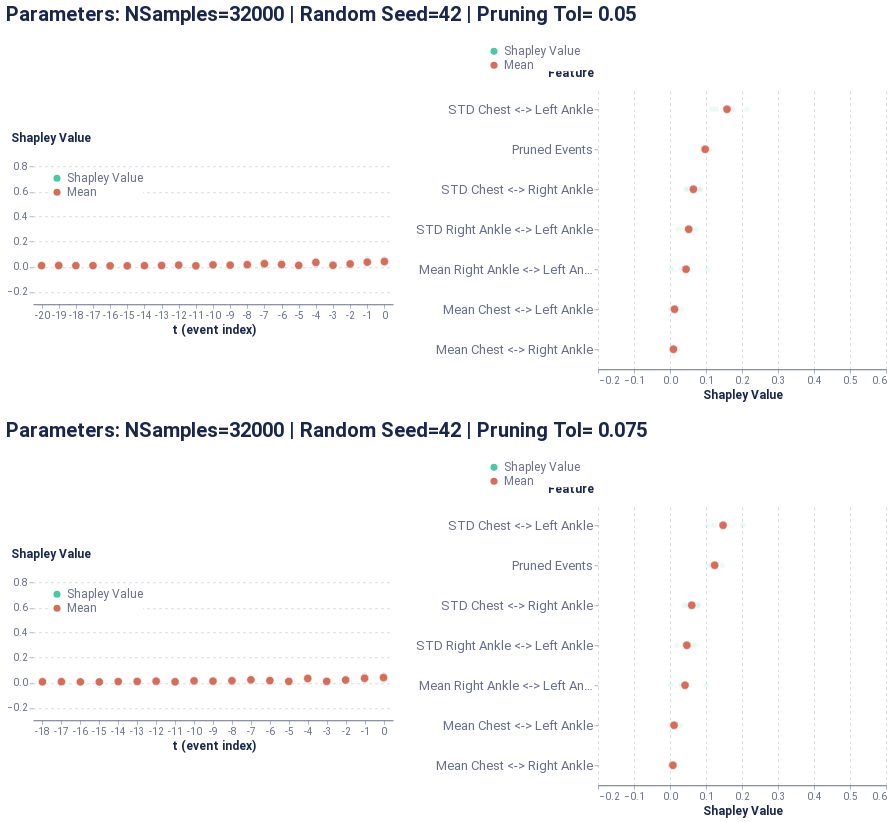

The cell this chart's notebook holds for it:
### Code cell
global_plot

### Figure 1 — Vega-Lite specification as saved in the notebook (floating-point values rounded to 4 significant figures)
{"config": {"axis": {"domain": true, "domainColor": "#666F89", "grid": false, "gridCap": "round", "gridColor": "#B3B7C4", "gridDash": [2, 4], "gridWidth": 0.5, "labelColor": "#666F89", "labelFont": "Roboto, Arial, sans-serif", "labelPadding": 2, "tickColor": "#666F89", "tickOpacity": 0.5, "tickSize": 4, "titleColor": "#19274E", "titleFont": "Roboto, Arial, sans-serif", "titleFontSize": 12}, "axisBand": {"domain": true, "labelPadding": 4, "ticks": false}, "axisY": {"domain": false, "titleAlign": "left", "titleAngle": 0, "titleX": -20, "titleY": -10}, "legend": {"labelColor": "#666F89", "labelFont": "Roboto, Arial, sans-serif", "labelFontSize": 12, "symbolSize": 40, "titleColor": "#19274E", "titleFont": "Roboto, Arial, sans-serif", "titleFontSize": 12, "titlePadding": 4}, "arc": {"stroke": "#FFFFFF", "strokeWidth": 1}, "bar": {"fill": "#2770EB", "stroke": null}, "line": {"stroke": "#2770EB", "strokeWidth": 2}, "path": {"stroke": "#2770EB", "strokeWidth": 0.5}, "point": {"fill": "#2770EB", "shape": "circle", "filled": true}, "rect": {"fill": "#2770EB"}, "rule": {"stroke": "#666F89"}, "shape": {"stroke": "#2770EB"}, "text": {"color": "#19274E", "font": "Roboto, Arial, sans-serif", "fontSize": 12}, "range": {"category": ["#2770EB", "#77B98A", "#DA5252", "#FFC400", "#A87AEA", "#00A39E", "#19274E"], "diverging": ["#006360", "#2BB3AE", "#96D9D7", "#FFFFFF", "#EDAAAA", "#DA5252", "#811D1D"], "heatmap": ["#18448F", "#1B4EA5", "#2770EB", "#4C88EE", "#82ACF3", "#A6C4F7", "#E9F1FD"], "ramp": ["#18448F", "#1B4EA5", "#2770EB", "#4C88EE", "#82ACF3", "#A6C4F7", "#E9F1FD"]}, "background": "#FFFFFF", "group": {"fill": "#FFFFFF"}, "header": {"labelColor": "#19274E", "labelFont": "Roboto, Arial, sans-serif", "labelFontSize": 12, "titleColor": "#19274E", "titleFont": "Roboto, Arial, sans-serif", "titleFontSize": 16}, "title": {"anchor": "start", "color": "#19274E", "font": "Roboto, Arial, sans-serif", "fontSize": 20, "fontWeight": "bold", "offset": 20, "subtitleColor": "#19274E", "subtitleFontSize": 16}, "view": {"continuousHeight": 300, "continuousWidth": 400, "stroke": "transparent"}}, "vconcat": [{"hconcat": [{"vconcat": [{"mark": {"type": "point", "stroke": "white", "strokeWidth": 0.6}, "encoding": {"color": {"field": "type", "legend": {"fillColor": "white", "orient": "top-left", "symbolSize": 50, "symbolStrokeWidth": 0, "title": null}, "scale": {"domain": ["Shapley Value", "Mean"], "range": ["#48caaa", "#d76d58"]}, "type": "nominal"}, "opacity": {"condition": {"value": 1.0, "test": "(datum.type === 'Mean')"}, "value": 0.2}, "size": {"condition": {"value": 70, "test": "(datum.type === 'Mean')"}, "value": 30}, "x": {"axis": {"labelAngle": 0}, "field": "t (event index)", "type": "ordinal"}, "y": {"axis": {"grid": true, "titleX": -23}, "field": "Shapley Value", "scale": {"domain": [-0.3, 0.9]}, "title": "Shapley Value", "type": "quantitative"}}, "height": 150, "width": 360}], "data": {"name": "data-093bed47974a533d7f01685921385c4c"}}, {"vconcat": [{"mark": {"type": "point", "stroke": "white", "strokeWidth": 0.6}, "encoding": {"color": {"field": "type", "legend": {"fillColor": "white", "orient": "bottom-right", "symbolSize": 50, "symbolStrokeWidth": 0, "title": null}, "scale": {"domain": ["Shapley Value", "Mean"], "range": ["#618FE0", "#d76d58"]}, "type": "nominal"}, "opacity": {"condition": {"value": 1.0, "test": "(datum.type === 'Mean')"}, "value": 0.1}, "size": {"condition": {"value": 70, "test": "(datum.type === 'Mean')"}, "value": 30}, "x": {"axis": {"grid": true, "title": "Shapley Value"}, "field": "Shapley Value", "scale": {"domain": [-0.2, 0.6]}, "type": "quantitative"}, "y": {"axis": {"labelFontSize": 13, "titleX": -51}, "field": "Feature", "sort": ["STD Chest <-> Left Ankle", "Pruned Events", "STD Chest <-> Right Ankle", "STD Right Ankle <-> Left Ankle", "Mean Right Ankle <-> Left Ankle", "Mean Chest <-> Left Ankle", "Mean Chest <-> Right Ankle"], "type": "ordinal"}}, "height": 280, "width": 288}], "data": {"name": "data-c85702b2d713e889207cea6ddbdcfa38"}}], "center": true, "title": "Parameters: NSamples=32000 | Random Seed=42 | Pruning Tol= 0.05"}, {"hconcat": [{"vconcat": [{"mark": {"type": "point", "stroke": "white", "strokeWidth": 0.6}, "encoding": {"color": {"field": "type", "legend": {"fillColor": "white", "orient": "top-left", "symbolSize": 50, "symbolStrokeWidth": 0, "title": null}, "scale": {"domain": ["Shapley Value", "Mean"], "range": ["#48caaa", "#d76d58"]}, "type": "nominal"}, "opacity": {"condition": {"value": 1.0, "test": "(datum.type === 'Mean')"}, "value": 0.2}, "size": {"condition": {"value": 70, "test": "(datum.type === 'Mean')"}, "value": 30}, "x": {"axis": {"labelAngle": 0}, "field": "t (event index)", "type": "ordinal"}, "y": {"axis": {"grid": true, "titleX": -23}, "field": "Shapley Value", "scale": {"domain": [-0.3, 0.9]}, "title": "Shapley Value", "type": "quantitative"}}, "height": 150, "width": 360}], "data": {"name": "data-318b54372fb1e42017773ac1d7e5e7cc"}}, {"vconcat": [{"mark": {"type": "point", "stroke": "white", "strokeWidth": 0.6}, "encoding": {"color": {"field": "type", "legend": {"fillColor": "white", "orient": "bottom-right", "symbolSize": 50, "symbolStrokeWidth": 0, "title": null}, "scale": {"domain": ["Shapley Value", "Mean"], "range": ["#618FE0", "#d76d58"]}, "type": "nominal"}, "opacity": {"condition": {"value": 1.0, "test": "(datum.type === 'Mean')"}, "value": 0.1}, "size": {"condition": {"value": 70, "test": "(datum.type === 'Mean')"}, "value": 30}, "x": {"axis": {"grid": true, "title": "Shapley Value"}, "field": "Shapley Value", "scale": {"domain": [-0.2, 0.6]}, "type": "quantitative"}, "y": {"axis": {"labelFontSize": 13, "titleX": -51}, "field": "Feature", "sort": ["STD Chest <-> Left Ankle", "Pruned Events", "STD Chest <-> Right Ankle", "STD Right Ankle <-> Left Ankle", "Mean Right Ankle <-> Left Ankle", "Mean Chest <-> Left Ankle", "Mean Chest <-> Right Ankle"], "type": "ordinal"}}, "height": 280, "width": 288}], "data": {"name": "data-6f5ec522aba79f2a313dd4cb16f9e49d"}}], "center": true, "title": "Parameters: NSamples=32000 | Random Seed=42 | Pruning Tol= 0.075"}], "$schema": "https://vega.github.io/schema/vega-lite/v4.17.0.json", "datasets": {"data-093bed47974a533d7f01685921385c4c": [{"Shapley Value": 0.06214, "t (event index)": 0, "type": "Shapley Value"}, {"Shapley Value": 0.06632, "t (event index)": -1, "type": "Shapley Value"}, {"Shapley Value": 0.01429, "t (event index)": -2, "type": "Shapley Value"}, {"Shapley Value": 0.002104, "t (event index)": -3, "type": "Shapley Value"}, {"Shapley Value": 0.03677, "t (event index)": -4, "type": "Shapley Value"}, {"Shapley Value": 0.01876, "t (event index)": -5, "type": "Shapley Value"}, {"Shapley Value": 0.04156, "t (event index)": -6, "type": "Shapley Value"}, {"Shapley Value": 0.04688, "t (event index)": -7, "type": "Shapley Value"}, {"Shapley Value": 0.01343, "t (event index)": -8, "type": "Shapley Value"}, {"Shapley Value": 0.006401, "t (event index)": -9, "type": "Shapley Value"}, {"Shapley Value": 0.02775, "t (event index)": -10, "type": "Shapley Value"}, {"Shapley Value": 0.01532, "t (event index)": -11, "type": "Shapley Value"}, {"Shapley Value": 0.01965, "t (event index)": -12, "type": "Shapley Value"}, {"Shapley Value": 0.01594, "t (event index)": -13, "type": "Shapley Value"}, {"Shapley Value": 0.01238, "t (event index)": -14, "type": "Shapley Value"}, {"Shapley Value": 0.01398, "t (event index)": -15, "type": "Shapley Value"}, {"Shapley Value": 0.01228, "t (event index)": -16, "type": "Shapley Value"}, {"Shapley Value": 0.01038, "t (event index)": -17, "type": "Shapley Value"}, {"Shapley Value": 0.0147, "t (event index)": -18, "type": "Shapley Value"}, {"Shapley Value": 0.01441, "t (event index)": -19, "type": "Shapley Value"}, {"Shapley Value": 0.007224, "t (event index)": -20, "type": "Shapley Value"}, {"Shapley Value": 0.01671, "t (event index)": 0, "type": "Shapley Value"}, {"Shapley Value": 0.02076, "t (event index)": -1, "type": "Shapley Value"}, {"Shapley Value": 0.03184, "t (event index)": -2, "type": "Shapley Value"}, {"Shapley Value": 0.01351, "t (event index)": -3, "type": "Shapley Value"}, {"Shapley Value": 0.05301, "t (event index)": -4, "type": "Shapley Value"}, {"Shapley Value": 0.006496, "t (event index)": -5, "type": "Shapley Value"}, {"Shapley Value": 0.0, "t (event index)": -6, "type": "Shapley Value"}, {"Shapley Value": 0.001914, "t (event index)": -7, "type": "Shapley Value"}, {"Shapley Value": 0.01831, "t (event index)": -8, "type": "Shapley Value"}, {"Shapley Value": 0.009294, "t (event index)": -9, "type": "Shapley Value"}, {"Shapley Value": 0.009653, "t (event index)": -10, "type": "Shapley Value"}, {"Shapley Value": 0.007709, "t (event index)": -11, "type": "Shapley Value"}, {"Shapley Value": 0.01364, "t (event index)": -12, "type": "Shapley Value"}, {"Shapley Value": 0.009659, "t (event index)": -13, "type": "Shapley Value"}, {"Shapley Value": 0.006517, "t (event index)": -14, "type": "Shapley Value"}, {"Shapley Value": 0.002932, "t (event index)": -15, "type": "Shapley Value"}, {"Shapley Value": 0.004236, "t (event index)": -16, "type": "Shapley Value"}, {"Shapley Value": 0.007971, "t (event index)": -17, "type": "Shapley Value"}, {"Shapley Value": 0.008248, "t (event index)": -18, "type": "Shapley Value"}, {"Shapley Value": 0.003911, "t (event index)": -19, "type": "Shapley Value"}, {"Shapley Value": 0.02719, "t (event index)": 0, "type": "Shapley Value"}, {"Shapley Value": 0.0204, "t (event index)": -1, "type": "Shapley Value"}, {"Shapley Value": 0.01634, "t (event index)": -2, "type": "Shapley Value"}, {"Shapley Value": 0.0148, "t (event index)": -3, "type": "Shapley Value"}, {"Shapley Value": 0.02951, "t (event index)": -4, "type": "Shapley Value"}, {"Shapley Value": 0.01054, "t (event index)": -5, "type": "Shapley Value"}, {"Shapley Value": 0.01939, "t (event index)": -6, "type": "Shapley Value"}, {"Shapley Value": 0.03315, "t (event index)": -7, "type": "Shapley Value"}, {"Shapley Value": 0.02652, "t (event index)": -8, "type": "Shapley Value"}, {"Shapley Value": 0.02168, "t (event index)": -9, "type": "Shapley Value"}, {"Shapley Value": 0.006888, "t (event index)": -10, "type": "Shapley Value"}, {"Shapley Value": 0.007208, "t (event index)": -11, "type": "Shapley Value"}, {"Shapley Value": 0.0097, "t (event index)": -12, "type": "Shapley Value"}, {"Shapley Value": 0.006328, "t (event index)": -13, "type": "Shapley Value"}, {"Shapley Value": 0.01191, "t (event index)": -14, "type": "Shapley Value"}, {"Shapley Value": 0.006343, "t (event index)": -15, "type": "Shapley Value"}, {"Shapley Value": 0.004959, "t (event index)": -16, "type": "Shapley Value"}, {"Shapley Value": 0.009694, "t (event index)": -17, "type": "Shapley Value"}, {"Shapley Value": 0.00417, "t (event index)": -18, "type": "Shapley Value"}, {"Shapley Value": 0.0108, "t (event index)": -19, "type": "Shapley Value"}, {"Shapley Value": 0.01078, "t (event index)": -20, "type": "Shapley Value"}, {"Shapley Value": 0.06181, "t (event index)": 0, "type": "Shapley Value"}, {"Shapley Value": 0.04037, "t (event index)": -1, "type": "Shapley Value"}, {"Shapley Value": 0.02685, "t (event index)": -2, "type": "Shapley Value"}, {"Shapley Value": 0.01738, "t (event index)": -3, "type": "Shapley Value"}, {"Shapley Value": 0.0192, "t (event index)": -4, "type": "Shapley Value"}, {"Shapley Value": 0.008408, "t (event index)": -5, "type": "Shapley Value"}, {"Shapley Value": 0.01117, "t (event index)": -6, "type": "Shapley Value"}, {"Shapley Value": 0.01489, "t (event index)": -7, "type": "Shapley Value"}, {"Shapley Value": 0.007948, "t (event index)": -8, "type": "Shapley Value"}, {"Shapley Value": 0.01545, "t (event index)": -9, "type": "Shapley Value"}, {"Shapley Value": 0.01624, "t (event index)": -10, "type": "Shapley Value"}, {"Shapley Value": -0.0003521, "t (event index)": -11, "type": "Shapley Value"}, {"Shapley Value": 0.009232, "t (event index)": -12, "type": "Shapley Value"}, {"Shapley Value": 0.007008, "t (event index)": -13, "type": "Shapley Value"}, {"Shapley Value": 0.003891, "t (event index)": -14, "type": "Shapley Value"}, {"Shapley Value": 0.006799, "t (event index)": -15, "type": "Shapley Value"}, {"Shapley Value": 0.009, "t (event index)": -20, "type": "Mean"}, {"Shapley Value": 0.009707, "t (event index)": -19, "type": "Mean"}, {"Shapley Value": 0.00904, "t (event index)": -18, "type": "Mean"}, {"Shapley Value": 0.009347, "t (event index)": -17, "type": "Mean"}, {"Shapley Value": 0.007159, "t (event index)": -16, "type": "Mean"}, {"Shapley Value": 0.007514, "t (event index)": -15, "type": "Mean"}, {"Shapley Value": 0.008674, "t (event index)": -14, "type": "Mean"}, {"Shapley Value": 0.009733, "t (event index)": -13, "type": "Mean"}, {"Shapley Value": 0.01305, "t (event index)": -12, "type": "Mean"}, {"Shapley Value": 0.007471, "t (event index)": -11, "type": "Mean"}, {"Shapley Value": 0.01513, "t (event index)": -10, "type": "Mean"}, {"Shapley Value": 0.0132, "t (event index)": -9, "type": "Mean"}, {"Shapley Value": 0.01655, "t (event index)": -8, "type": "Mean"}, {"Shapley Value": 0.02421, "t (event index)": -7, "type": "Mean"}, {"Shapley Value": 0.01803, "t (event index)": -6, "type": "Mean"}, {"Shapley Value": 0.01105, "t (event index)": -5, "type": "Mean"}, {"Shapley Value": 0.03462, "t (event index)": -4, "type": "Mean"}, {"Shapley Value": 0.01195, "t (event index)": -3, "type": "Mean"}, {"Shapley Value": 0.02233, "t (event index)": -2, "type": "Mean"}, {"Shapley Value": 0.03696, "t (event index)": -1, "type": "Mean"}, {"Shapley Value": 0.04196, "t (event index)": 0, "type": "Mean"}], "data-c85702b2d713e889207cea6ddbdcfa38": [{"Shapley Value": 0.02206, "Feature": "Mean Chest <-> Right Ankle", "type": "Shapley Value"}, {"Shapley Value": 0.08547, "Feature": "STD Chest <-> Right Ankle", "type": "Shapley Value"}, {"Shapley Value": 0.004248, "Feature": "Mean Chest <-> Left Ankle", "type": "Shapley Value"}, {"Shapley Value": 0.213, "Feature": "STD Chest <-> Left Ankle", "type": "Shapley Value"}, {"Shapley Value": 0.1049, "Feature": "Mean Right Ankle <-> Left Ankle", "type": "Shapley Value"}, {"Shapley Value": 0.07346, "Feature": "STD Right Ankle <-> Left Ankle", "type": "Shapley Value"}, {"Shapley Value": 0.1091, "Feature": "Pruned Events", "type": "Shapley Value"}, {"Shapley Value": 0.006941, "Feature": "Mean Chest <-> Right Ankle", "type": "Shapley Value"}, {"Shapley Value": 0.05038, "Feature": "STD Chest <-> Right Ankle", "type": "Shapley Value"}, {"Shapley Value": 0.01381, "Feature": "Mean Chest <-> Left Ankle", "type": "Shapley Value"}, {"Shapley Value": 0.129, "Feature": "STD Chest <-> Left Ankle", "type": "Shapley Value"}, {"Shapley Value": 0.003904, "Feature": "Mean Right Ankle <-> Left Ankle", "type": "Shapley Value"}, {"Shapley Value": 0.05279, "Feature": "STD Right Ankle <-> Left Ankle", "type": "Shapley Value"}, {"Shapley Value": 0.09158, "Feature": "Pruned Events", "type": "Shapley Value"}, {"Shapley Value": 0.007531, "Feature": "Mean Chest <-> Right Ankle", "type": "Shapley Value"}, {"Shapley Value": 0.08067, "Feature": "STD Chest <-> Right Ankle", "type": "Shapley Value"}, {"Shapley Value": 0.03056, "Feature": "Mean Chest <-> Left Ankle", "type": "Shapley Value"}, {"Shapley Value": 0.117, "Feature": "STD Chest <-> Left Ankle", "type": "Shapley Value"}, {"Shapley Value": 0.03163, "Feature": "Mean Right Ankle <-> Left Ankle", "type": "Shapley Value"}, {"Shapley Value": 0.05977, "Feature": "STD Right Ankle <-> Left Ankle", "type": "Shapley Value"}, {"Shapley Value": 0.09143, "Feature": "Pruned Events", "type": "Shapley Value"}, {"Shapley Value": 0.002123, "Feature": "Mean Chest <-> Right Ankle", "type": "Shapley Value"}, {"Shapley Value": 0.04324, "Feature": "STD Chest <-> Right Ankle", "type": "Shapley Value"}, {"Shapley Value": 0.001602, "Feature": "Mean Chest <-> Left Ankle", "type": "Shapley Value"}, {"Shapley Value": 0.1743, "Feature": "STD Chest <-> Left Ankle", "type": "Shapley Value"}, {"Shapley Value": 0.03778, "Feature": "Mean Right Ankle <-> Left Ankle", "type": "Shapley Value"}, {"Shapley Value": 0.0217, "Feature": "STD Right Ankle <-> Left Ankle", "type": "Shapley Value"}, {"Shapley Value": 0.0989, "Feature": "Pruned Events", "type": "Shapley Value"}, {"Shapley Value": 0.09776, "Feature": "Pruned Events", "type": "Mean"}, {"Shapley Value": 0.009665, "Feature": "Mean Chest <-> Right Ankle", "type": "Mean"}, {"Shapley Value": 0.01255, "Feature": "Mean Chest <-> Left Ankle", "type": "Mean"}, {"Shapley Value": 0.04454, "Feature": "Mean Right Ankle <-> Left Ankle", "type": "Mean"}, {"Shapley Value": 0.06494, "Feature": "STD Chest <-> Right Ankle", "type": "Mean"}, {"Shapley Value": 0.1583, "Feature": "STD Chest <-> Left Ankle", "type": "Mean"}, {"Shapley Value": 0.05193, "Feature": "STD Right Ankle <-> Left Ankle", "type": "Mean"}], "data-318b54372fb1e42017773ac1d7e5e7cc": [{"Shapley Value": 0.06145, "t (event index)": 0, "type": "Shapley Value"}, {"Shapley Value": 0.06394, "t (event index)": -1, "type": "Shapley Value"}, {"Shapley Value": 0.01353, "t (event index)": -2, "type": "Shapley Value"}, {"Shapley Value": 0.001913, "t (event index)": -3, "type": "Shapley Value"}, {"Shapley Value": 0.03524, "t (event index)": -4, "type": "Shapley Value"}, {"Shapley Value": 0.01952, "t (event index)": -5, "type": "Shapley Value"}, {"Shapley Value": 0.0406, "t (event index)": -6, "type": "Shapley Value"}, {"Shapley Value": 0.04544, "t (event index)": -7, "type": "Shapley Value"}, {"Shapley Value": 0.01259, "t (event index)": -8, "type": "Shapley Value"}, {"Shapley Value": 0.007473, "t (event index)": -9, "type": "Shapley Value"}, {"Shapley Value": 0.02774, "t (event index)": -10, "type": "Shapley Value"}, {"Shapley Value": 0.01529, "t (event index)": -11, "type": "Shapley Value"}, {"Shapley Value": 0.01962, "t (event index)": -12, "type": "Shapley Value"}, {"Shapley Value": 0.01627, "t (event index)": -13, "type": "Shapley Value"}, {"Shapley Value": 0.0109, "t (event index)": -14, "type": "Shapley Value"}, {"Shapley Value": 0.01201, "t (event index)": -15, "type": "Shapley Value"}, {"Shapley Value": 0.01189, "t (event index)": -16, "type": "Shapley Value"}, {"Shapley Value": 0.009293, "t (event index)": -17, "type": "Shapley Value"}, {"Shapley Value": 0.01232, "t (event index)": -18, "type": "Shapley Value"}, {"Shapley Value": 0.01607, "t (event index)": 0, "type": "Shapley Value"}, {"Shapley Value": 0.02052, "t (event index)": -1, "type": "Shapley Value"}, {"Shapley Value": 0.03208, "t (event index)": -2, "type": "Shapley Value"}, {"Shapley Value": 0.01367, "t (event index)": -3, "type": "Shapley Value"}, {"Shapley Value": 0.05295, "t (event index)": -4, "type": "Shapley Value"}, {"Shapley Value": 0.006576, "t (event index)": -5, "type": "Shapley Value"}, {"Shapley Value": 0.0, "t (event index)": -6, "type": "Shapley Value"}, {"Shapley Value": 0.001342, "t (event index)": -7, "type": "Shapley Value"}, {"Shapley Value": 0.01797, "t (event index)": -8, "type": "Shapley Value"}, {"Shapley Value": 0.009151, "t (event index)": -9, "type": "Shapley Value"}, {"Shapley Value": 0.009206, "t (event index)": -10, "type": "Shapley Value"}, {"Shapley Value": 0.007315, "t (event index)": -11, "type": "Shapley Value"}, {"Shapley Value": 0.01334, "t (event index)": -12, "type": "Shapley Value"}, {"Shapley Value": 0.008513, "t (event index)": -13, "type": "Shapley Value"}, {"Shapley Value": 0.006098, "t (event index)": -14, "type": "Shapley Value"}, {"Shapley Value": 0.002525, "t (event index)": -15, "type": "Shapley Value"}, {"Shapley Value": 0.004242, "t (event index)": -16, "type": "Shapley Value"}, {"Shapley Value": 0.007596, "t (event index)": -17, "type": "Shapley Value"}, {"Shapley Value": 0.02772, "t (event index)": 0, "type": "Shapley Value"}, {"Shapley Value": 0.02008, "t (event index)": -1, "type": "Shapley Value"}, {"Shapley Value": 0.01472, "t (event index)": -2, "type": "Shapley Value"}, {"Shapley Value": 0.0138, "t (event index)": -3, "type": "Shapley Value"}, {"Shapley Value": 0.02912, "t (event index)": -4, "type": "Shapley Value"}, {"Shapley Value": 0.01085, "t (event index)": -5, "type": "Shapley Value"}, {"Shapley Value": 0.01823, "t (event index)": -6, "type": "Shapley Value"}, {"Shapley Value": 0.03223, "t (event index)": -7, "type": "Shapley Value"}, {"Shapley Value": 0.02535, "t (event index)": -8, "type": "Shapley Value"}, {"Shapley Value": 0.02198, "t (event index)": -9, "type": "Shapley Value"}, {"Shapley Value": 0.00696, "t (event index)": -10, "type": "Shapley Value"}, {"Shapley Value": 0.008242, "t (event index)": -11, "type": "Shapley Value"}, {"Shapley Value": 0.009681, "t (event index)": -12, "type": "Shapley Value"}, {"Shapley Value": 0.007083, "t (event index)": -13, "type": "Shapley Value"}, {"Shapley Value": 0.01108, "t (event index)": -14, "type": "Shapley Value"}, {"Shapley Value": 0.005579, "t (event index)": -15, "type": "Shapley Value"}, {"Shapley Value": 0.004985, "t (event index)": -16, "type": "Shapley Value"}, {"Shapley Value": 0.009095, "t (event index)": -17, "type": "Shapley Value"}, {"Shapley Value": 0.002864, "t (event index)": -18, "type": "Shapley Value"}, {"Shapley Value": 0.06083, "t (event index)": 0, "type": "Shapley Value"}, {"Shapley Value": 0.03947, "t (event index)": -1, "type": "Shapley Value"}, {"Shapley Value": 0.0266, "t (event index)": -2, "type": "Shapley Value"}, {"Shapley Value": 0.01651, "t (event index)": -3, "type": "Shapley Value"}, {"Shapley Value": 0.01867, "t (event index)": -4, "type": "Shapley Value"}, {"Shapley Value": 0.007607, "t (event index)": -5, "type": "Shapley Value"}, {"Shapley Value": 0.01035, "t (event index)": -6, "type": "Shapley Value"}, {"Shapley Value": 0.01399, "t (event index)": -7, "type": "Shapley Value"}, {"Shapley Value": 0.007807, "t (event index)": -8, "type": "Shapley Value"}, {"Shapley Value": 0.01423, "t (event index)": -9, "type": "Shapley Value"}, {"Shapley Value": 0.0161, "t (event index)": -10, "type": "Shapley Value"}, {"Shapley Value": -0.0006511, "t (event index)": -11, "type": "Shapley Value"}, {"Shapley Value": 0.007629, "t (event index)": -12, "type": "Shapley Value"}, {"Shapley Value": 0.007593, "t (event index)": -18, "type": "Mean"}, {"Shapley Value": 0.008661, "t (event index)": -17, "type": "Mean"}, {"Shapley Value": 0.007038, "t (event index)": -16, "type": "Mean"}, {"Shapley Value": 0.006704, "t (event index)": -15, "type": "Mean"}, {"Shapley Value": 0.00936, "t (event index)": -14, "type": "Mean"}, {"Shapley Value": 0.01062, "t (event index)": -13, "type": "Mean"}, {"Shapley Value": 0.01257, "t (event index)": -12, "type": "Mean"}, {"Shapley Value": 0.00755, "t (event index)": -11, "type": "Mean"}, {"Shapley Value": 0.015, "t (event index)": -10, "type": "Mean"}, {"Shapley Value": 0.01321, "t (event index)": -9, "type": "Mean"}, {"Shapley Value": 0.01593, "t (event index)": -8, "type": "Mean"}, {"Shapley Value": 0.02325, "t (event index)": -7, "type": "Mean"}, {"Shapley Value": 0.0173, "t (event index)": -6, "type": "Mean"}, {"Shapley Value": 0.01114, "t (event index)": -5, "type": "Mean"}, {"Shapley Value": 0.034, "t (event index)": -4, "type": "Mean"}, {"Shapley Value": 0.01147, "t (event index)": -3, "type": "Mean"}, {"Shapley Value": 0.02173, "t (event index)": -2, "type": "Mean"}, {"Shapley Value": 0.036, "t (event index)": -1, "type": "Mean"}, {"Shapley Value": 0.04152, "t (event index)": 0, "type": "Mean"}], "data-6f5ec522aba79f2a313dd4cb16f9e49d": [{"Shapley Value": 0.01816, "Feature": "Mean Chest <-> Right Ankle", "type": "Shapley Value"}, {"Shapley Value": 0.07588, "Feature": "STD Chest <-> Right Ankle", "type": "Shapley Value"}, {"Shapley Value": 0.003153, "Feature": "Mean Chest <-> Left Ankle", "type": "Shapley Value"}, {"Shapley Value": 0.2017, "Feature": "STD Chest <-> Left Ankle", "type": "Shapley Value"}, {"Shapley Value": 0.1001, "Feature": "Mean Right Ankle <-> Left Ankle", "type": "Shapley Value"}, {"Shapley Value": 0.06846, "Feature": "STD Right Ankle <-> Left Ankle", "type": "Shapley Value"}, {"Shapley Value": 0.1449, "Feature": "Pruned Events", "type": "Shapley Value"}, {"Shapley Value": 0.006755, "Feature": "Mean Chest <-> Right Ankle", "type": "Shapley Value"}, {"Shapley Value": 0.04873, "Feature": "STD Chest <-> Right Ankle", "type": "Shapley Value"}, {"Shapley Value": 0.01328, "Feature": "Mean Chest <-> Left Ankle", "type": "Shapley Value"}, {"Shapley Value": 0.1219, "Feature": "STD Chest <-> Left Ankle", "type": "Shapley Value"}, {"Shapley Value": 0.002575, "Feature": "Mean Right Ankle <-> Left Ankle", "type": "Shapley Value"}, {"Shapley Value": 0.04637, "Feature": "STD Right Ankle <-> Left Ankle", "type": "Shapley Value"}, {"Shapley Value": 0.1088, "Feature": "Pruned Events", "type": "Shapley Value"}, {"Shapley Value": 0.006018, "Feature": "Mean Chest <-> Right Ankle", "type": "Shapley Value"}, {"Shapley Value": 0.07878, "Feature": "STD Chest <-> Right Ankle", "type": "Shapley Value"}, {"Shapley Value": 0.02872, "Feature": "Mean Chest <-> Left Ankle", "type": "Shapley Value"}, {"Shapley Value": 0.104, "Feature": "STD Chest <-> Left Ankle", "type": "Shapley Value"}, {"Shapley Value": 0.03101, "Feature": "Mean Right Ankle <-> Left Ankle", "type": "Shapley Value"}, {"Shapley Value": 0.05352, "Feature": "STD Right Ankle <-> Left Ankle", "type": "Shapley Value"}, {"Shapley Value": 0.1166, "Feature": "Pruned Events", "type": "Shapley Value"}, {"Shapley Value": 0.001466, "Feature": "Mean Chest <-> Right Ankle", "type": "Shapley Value"}, {"Shapley Value": 0.0384, "Feature": "STD Chest <-> Right Ankle", "type": "Shapley Value"}, {"Shapley Value": -0.0003495, "Feature": "Mean Chest <-> Left Ankle", "type": "Shapley Value"}, {"Shapley Value": 0.162, "Feature": "STD Chest <-> Left Ankle", "type": "Shapley Value"}, {"Shapley Value": 0.03355, "Feature": "Mean Right Ankle <-> Left Ankle", "type": "Shapley Value"}, {"Shapley Value": 0.01877, "Feature": "STD Right Ankle <-> Left Ankle", "type": "Shapley Value"}, {"Shapley Value": 0.1258, "Feature": "Pruned Events", "type": "Shapley Value"}, {"Shapley Value": 0.124, "Feature": "Pruned Events", "type": "Mean"}, {"Shapley Value": 0.0081, "Feature": "Mean Chest <-> Right Ankle", "type": "Mean"}, {"Shapley Value": 0.0112, "Feature": "Mean Chest <-> Left Ankle", "type": "Mean"}, {"Shapley Value": 0.0418, "Feature": "Mean Right Ankle <-> Left Ankle", "type": "Mean"}, {"Shapley Value": 0.06045, "Feature": "STD Chest <-> Right Ankle", "type": "Mean"}, {"Shapley Value": 0.1474, "Feature": "STD Chest <-> Left Ankle", "type": "Mean"}, {"Shapley Value": 0.04678, "Feature": "STD Right Ankle <-> Left Ankle", "type": "Mean"}]}}
